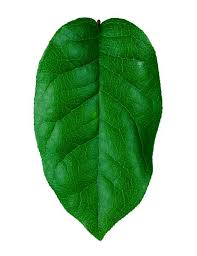
#> input picture test_im.jpg, 197 x 256 px
$ python test.py
#> lines starting #> are read from the running program, lines starting #| are printed output that depends on the picture
import cv2
import numpy as np
DATA = cv2.imread('test_im.jpg')
#> DATA is the input picture: shape (256, 197, 3); mean B, G, R 154.1, 191.2, 152
new = cv2.resize(DATA , (50,50))
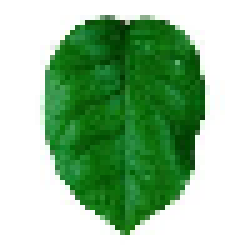
#> new: shape (50, 50, 3) (shown 5 times larger); mean B, G, R 154.3, 191.4, 152.2
